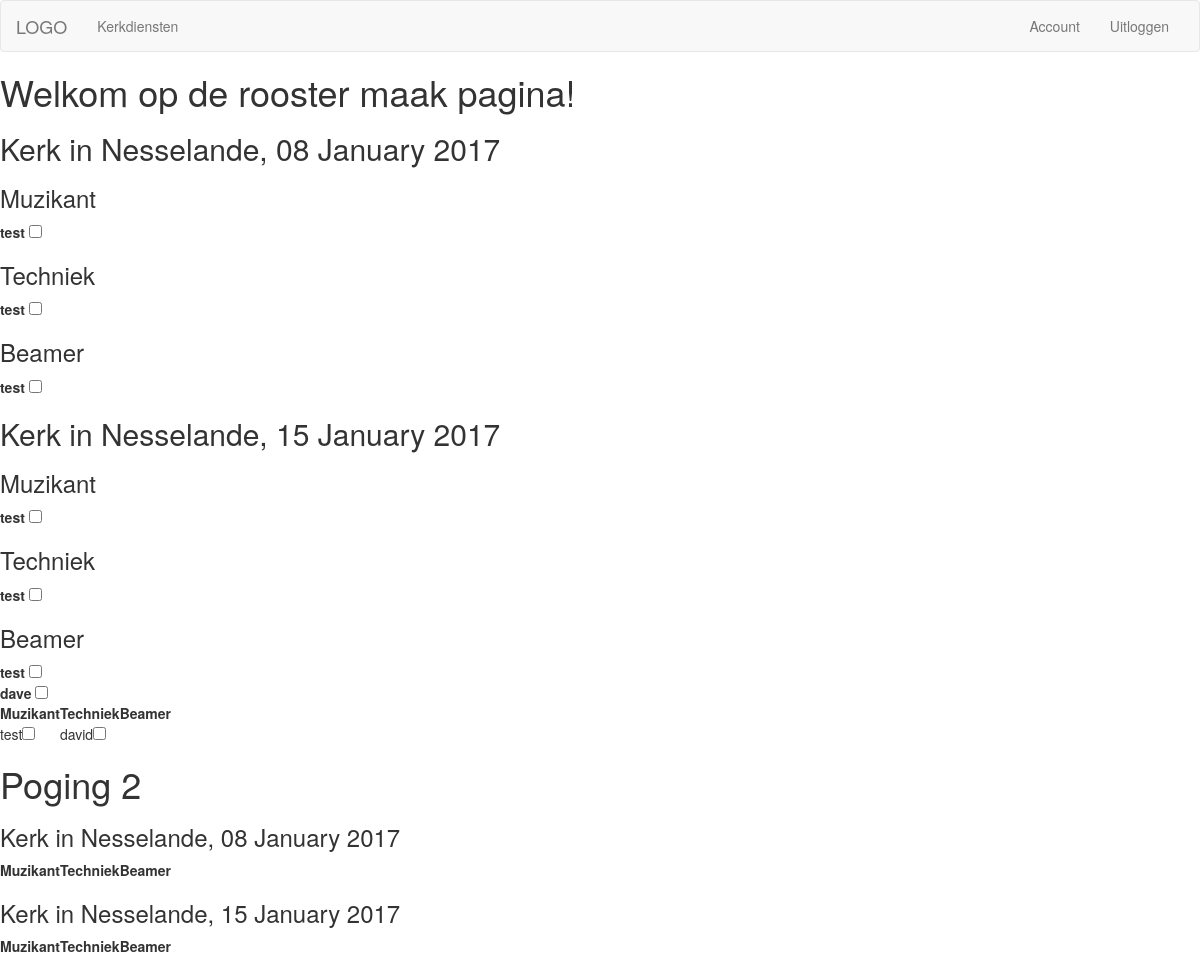
/kerkdiensten/rooster/ (signed in), run on the app's committed database.
### kerkdiensten/models.py (models this page shows, shortened)
class Kerkdiensten(models.Model):
    kerk = models.ForeignKey('Kerken', default=None)
    start_time = models.DateField()
    soort_dienst = models.ForeignKey('DienstSoorten', default='kerkdienst')
    beschikbaar = models.ManyToManyField('UserRoll', default=None, blank=True, related_name='kerkdienst_beschikbaar')
    ingeroosterd = models.ManyToManyField('UserRoll', default=None, blank=True, related_name='kerkdienst_ingeroosterd')
    def __str__(self):
        return self.kerk.kerk_naam + ', ' + self.start_time.strftime('%d %B %Y')
    class Meta:
        verbose_name_plural = 'kerkdiensten'

class Kerken(models.Model):
    kerk_naam = models.CharField(max_length=256)
    kerk_soort = models.CharField(max_length=256)
    class Meta:
        verbose_name_plural = 'kerken'

class Rollen(models.Model):
    rollen = models.CharField(max_length=256)
    rol_id = models.CharField(max_length=64)
    beschikbaarheid = models.BooleanField(default=False)
    def __str__(self):
        return self.rollen
    class Meta:
        verbose_name_plural = 'rollen'

class UserRoll(models.Model):
    user = models.ForeignKey(User)
    rol = models.ForeignKey(Rollen)
    def __str__(self):
        return self.user.username + ':' + self.rol.rollen
    class Meta:
        verbose_name_plural = 'UserRoll'

### kerkdiensten/views.py (the view)
@login_required
def rooster(request):
    user_details = User_details.objects.get(user=request.user)
    kerk_diensten = Kerkdiensten.objects.all().filter(kerk=user_details.kerk)
    rollen = Rollen.objects.all()
    rollenv2 = Rollen.objects.all().filter(beschikbaarheid=True)
    kerkDienst = kerk_diensten[1]
    kerkDienstBeschikbaarheid = kerkDienst.beschikbaar.all()
    def get_items(itemToGet, beschikbaarheid):
        x = []
        for beschikte in beschikbaarheid:
            if beschikte.rol.rollen == itemToGet:
                x.append(beschikte)
        return x
    xLijst = [1,2]
    maxRows = max(Counter(xLijst).values())
    yDict = {}
    for rol in rollenv2:
        itemsToGet = get_items(rol.rollen, kerkDienstBeschikbaarheid)
        yDict[rol] = itemsToGet
    print(yDict)
    print(rollenv2)
    gen = False
    x = [{'name':'david'},{'name':'george'}]
    return render(request, 'kerkdiensten/rooster.html', {'user_details':user_details, 'kerk_diensten':kerk_diensten, 'rollen':rollen, 'gen':gen})

### kerkdiensten/templates/kerkdiensten/rooster.html (shortened to what this page needs)
{% extends 'kerkdiensten/base_kerkdiensten.html' %}
{% load gen_iter %}
{% block body %}
<h1>Welkom op de rooster maak pagina!</h1>
<form action="#" method="post">
    {% for kerkDienst in kerk_diensten%}
    <h2>{{kerkDienst}}</h2>
    {% for rol in rollen %}
    {% if rol.beschikbaarheid %}
    <h3>{{rol}}</h3>
    {% for ding in kerkDienst.beschikbaar.all %}
    {% if ding.rol == rol %}
    <b>{{ding.user}}</b> <input type="checkbox" name="{{ ding.pk }}" value="{{ kerkDienst.pk}}">
    <br />
    {% endif %}
    {% endfor %}
    {% endif %}
    {% endfor %}
    {% endfor %}
</form>
<table>
    <tr>
        <th>Muzikant</th>
        <th>Techniek</th>
        <th>Beamer</th>
    </tr>
    <tr>
        <td>test<input type="checkbox"></td>
        <td>david<input type="checkbox"></td>
    </tr>
</table>
<h1>Poging 2</h1>
{% for kerkDienst in kerk_diensten%}
<h3>{{ kerkDienst }}</h3>
<table>
    <tr>
        {% for rol in rollen %}
        {% if rol.beschikbaarheid %}
        <th>{{ rol }}</th>
        {% endif %}
        {% endfor %}
    </tr>
</table>
{% endfor %}
{% endblock body %}

### data on the page
Kerkdiensten: kerk+start_time "Kerk in Nesselande, 08 January 2017"
Rollen: rollen "Muzikant"
UserRoll: user "test"
Rollen: rollen "Techniek"
UserRoll: user "test"
Rollen: rollen "Beamer"
UserRoll: user "test"
Kerkdiensten: kerk+start_time "Kerk in Nesselande, 15 January 2017"
UserRoll: user "dave"
